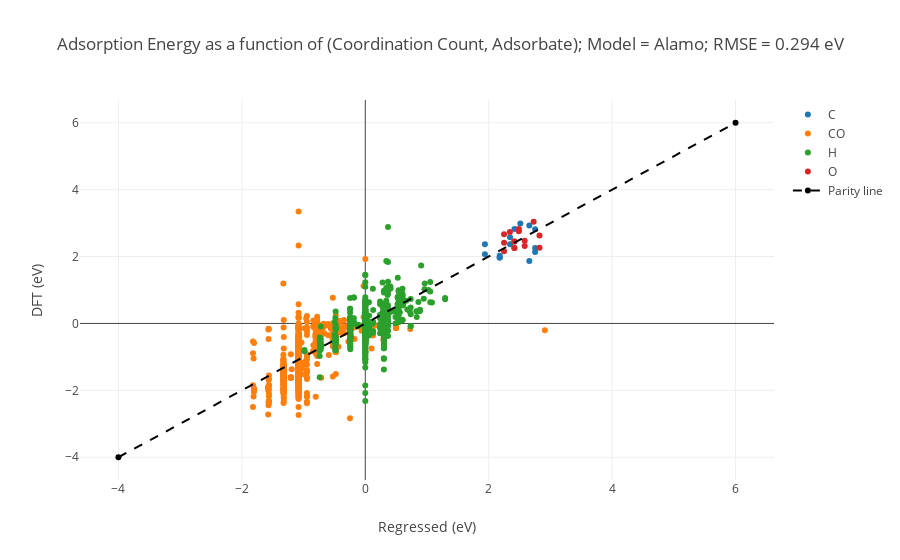

Write notebook code for a chart like this one.
### Markdown cell above
### Alamo

### Code cell
# Create Pyplot plots for each dictionary-type model
#for model in []:
for model in [ALA]:
    traces = []
    # Create a parity plot where each adsorbate is shown. We do that by pulling out
    # data for each adsorbate and then plotting them.
    for ads in np.unique(DATA['adsorbate']):
        x = [X[i] for i, _ads in enumerate(DATA['adsorbate']) if _ads == ads]
        y = [Y[i] for i, _ads in enumerate(DATA['adsorbate']) if _ads == ads]
        # Do some footwork because Alamo returns a lambda function that doesn't accept np arrays
        def model_predict(factors):
            '''
            Turn a vector of input data, `factors`, into the model's guessed output. We use
            this function to do so because lambda functions suck. We should address this by
            making alamopy output a better lambda function.
            '''
            args = dict.fromkeys(range(0, len(factors)-1), None)
            for j, factor in enumerate(factors):
                args[j] = factor
            return model['f(model)'](args[0], args[1], args[2], args[3], args[4], args[5], args[6], args[7], args[8], args[9], args[10], args[11], args[12], args[13], args[14], args[15], args[16], args[17], args[18], args[19], args[20], args[21], args[22], args[23], args[24], args[25])
        y_predicted = map(model_predict, x)
        traces.append(go.Scatter(x=y_predicted, y=y, mode='markers', name=ads))
    # Create a diagonal line for the parity plot
    lims = [-4, 6]
    traces.append(go.Scatter(x=lims, y=lims,
                             line=dict(color=('black'), dash='dash'), name='Parity line'))
    # Format and plot
    layout = go.Layout(xaxis=dict(title='Regressed (eV)'),
                       yaxis=dict(title='DFT (eV)'),
                       title='Adsorption Energy as a function of (Coordination Count, Adsorbate); Model = %s; RMSE = %0.3f eV' \
                             % (model['name'], metrics.mean_squared_error(Y_TEST, map(model_predict, X_TEST))))
    iplot(go.Figure(data=traces, layout=layout))
    pprint(metrics.r2_score(Y_TEST, map(model_predict, X_TEST)))

### Figure 1 — Plotly figure (JSON) as saved in the notebook; plotly's stock layout.template omitted (floating-point values rounded to 4 significant figures; data arrays with more than 128 entries replaced by an {"elided": "..."} marker saying what was removed)
{"data": [{"mode": "markers", "name": "C", "type": "scatter", "x": [1.938, 2.512, 2.752, 2.658, 2.752, 2.752, 2.418, 2.345, 2.345, 2.178, 2.178, 1.938, 2.178, 2.658], "y": [2.366, 2.988, 2.254, 2.932, 2.817, 2.139, 2.822, 2.576, 2.367, 1.977, 1.962, 2.069, 2.025, 1.865]}, {"mode": "markers", "name": "CO", "type": "scatter", "x": {"elided": "787 float values"}, "y": {"elided": "787 float values"}}, {"mode": "markers", "name": "H", "type": "scatter", "x": {"elided": "663 float values"}, "y": {"elided": "663 float values"}}, {"mode": "markers", "name": "O", "type": "scatter", "x": [2.583, 2.249, 2.583, 2.489, 2.728, 2.343, 2.823, 2.823, 2.416, 2.416, 2.416, 2.249, 2.249, 2.416, 2.489], "y": [2.475, 2.67, 2.314, 2.756, 3.041, 2.735, 2.631, 2.26, 2.256, 2.454, 2.454, 2.155, 2.415, 2.256, 2.821]}, {"line": {"color": "black", "dash": "dash"}, "name": "Parity line", "type": "scatter", "x": [-4, 6], "y": [-4, 6]}], "layout": {"title": "Adsorption Energy as a function of (Coordination Count, Adsorbate); Model = Alamo; RMSE = 0.294 eV", "xaxis": {"title": "Regressed (eV)"}, "yaxis": {"title": "DFT (eV)"}}}
